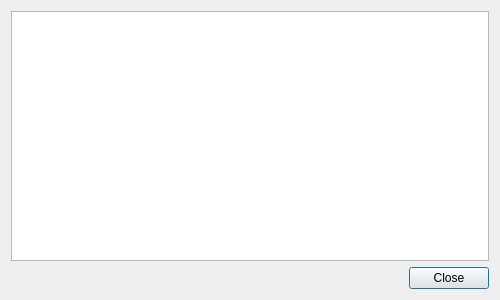
<?xml version="1.0" encoding="UTF-8"?>
<ui version="4.0">
 <class>CloudRoutesDialog</class>
 <widget class="QDialog" name="CloudRoutesDialog">
  <property name="geometry">
   <rect>
    <x>0</x>
    <y>0</y>
    <width>500</width>
    <height>300</height>
   </rect>
  </property>
  <property name="windowTitle">
   <string>Cloud Routes</string>
  </property>
  <layout class="QVBoxLayout" name="verticalLayout">
   <item>
    <widget class="QListView" name="listView"/>
   </item>
   <item>
    <widget class="QDialogButtonBox" name="buttonBox">
     <property name="orientation">
      <enum>Qt::Horizontal</enum>
     </property>
     <property name="standardButtons">
      <set>QDialogButtonBox::Close</set>
     </property>
    </widget>
   </item>
  </layout>
 </widget>
 <resources/>
 <connections>
  <connection>
   <sender>buttonBox</sender>
   <signal>clicked(QAbstractButton*)</signal>
   <receiver>CloudRoutesDialog</receiver>
   <slot>close()</slot>
   <hints>
    <hint type="sourcelabel">
     <x>449</x>
     <y>277</y>
    </hint>
    <hint type="destinationlabel">
     <x>393</x>
     <y>269</y>
    </hint>
   </hints>
  </connection>
 </connections>
</ui>
